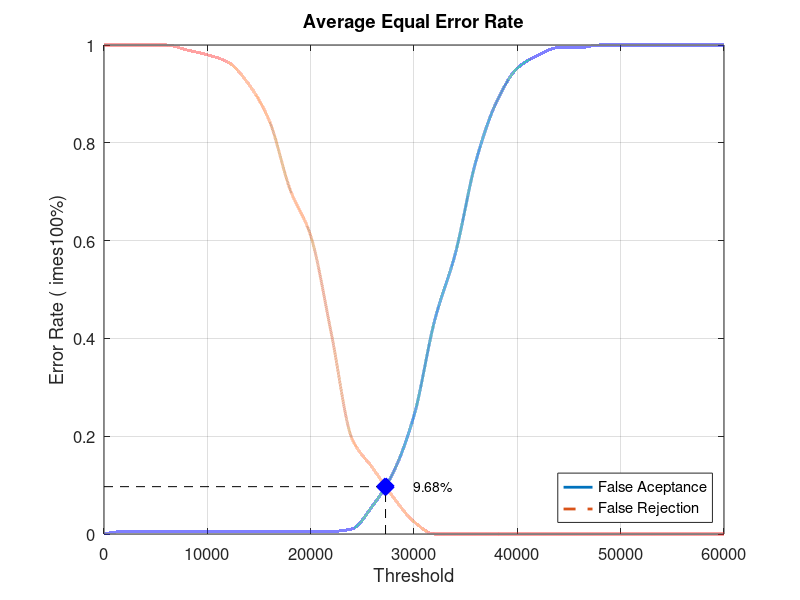
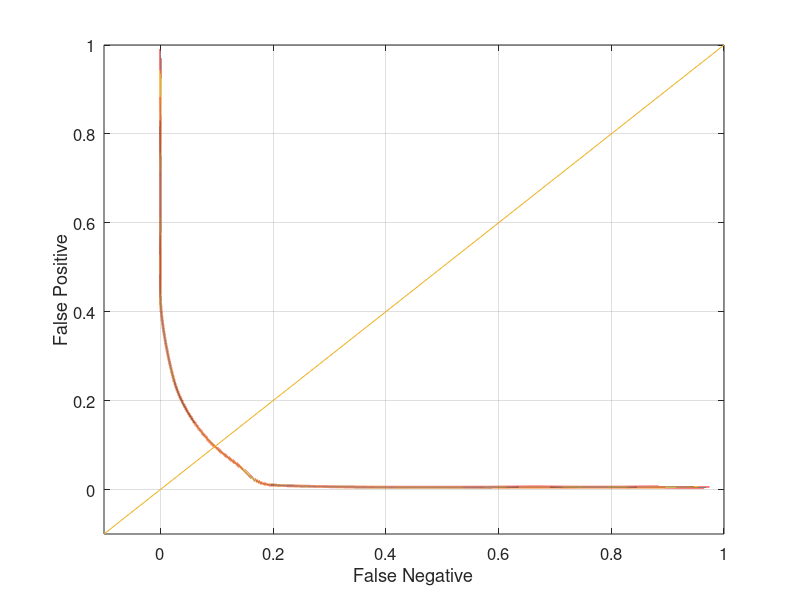

Recreate these plots in MATLAB, in order.
close all;
clear;
clc;
x = 0:2000:60000;
xq = 0:0.5:60000;

y0 = [0 0.00526316 0.00526316 0.00526316 0.00526316 0.00526316 0.00526316 0.00526316 0.00526316 0.00526316 0.00526316 0.00526316 0.0105263 0.0578947 0.126316 0.242105 0.436842 0.573684 0.763158 0.884211 0.952632 0.978947 0.994737 0.994737 1 1 1 1 1 1 1]
yy0 = interp1(x, y0, xq, 'pchip');
y1 = [1 1 1 1 0.99 0.98 0.965 0.92 0.845 0.705 0.61 0.41 0.195 0.135 0.075 0.025 0 0 0 0 0 0 0 0 0 0 0 0 0 0 0]
yy1 = interp1(x, y1, xq, 'pchip');

% Calculating EER: 
y2 = abs(y0 - y1);
find(y2 == min(y2))
yy2 = abs(yy0 - yy1);
xEER = find(yy2 == min(yy2));
xEERIndex = xq(xEER) % X-axis EER
yEER = yy0(xEER) % Y-axis EER

main = figure
plot(xq, yy0,'-','LineWidth', 2);	hold on
plot(xq, yy1,'--','LineWidth', 2);	hold on
plot([xEERIndex xEERIndex], [0 yEER], 'k--');	hold on
plot([0 xEERIndex], [yEER yEER], 'k--');	hold on
plot(xEERIndex, yEER, 'bx', 'LineWidth', 10);	hold on
text(xEERIndex + 10 * xEERIndex / 100, yEER, [num2str(round((10000 * yEER)) / 100) '%'])
legend('False Aceptance', 'False Rejection', 'Location', 'SouthEast')
xlabel('Threshold')
ylabel('Error Rate (	imes100%)')
title('Average Equal Error Rate')
set(gca, 'FontSize', 12)
axis([0 60000 0 1])
grid on

print(main, 'Database5_2Main', '-dpng');
FNRxFPR = figure('Color', [1 1 1]);
plot(yy1, yy0, '-', yy1, yy0, 'LineWidth', 2);
hold on
y = -0.1:0.1:1
plot(y, y); 
set(gca, 'FontSize', 12)
xlabel('False Negative')
ylabel('False Positive')
axis([-0.1 1 -0.1 1])
set(gca, 'FontSize', 12)
grid on

print(FNRxFPR, 'Database5_2FNRxFPR','-dpng');
